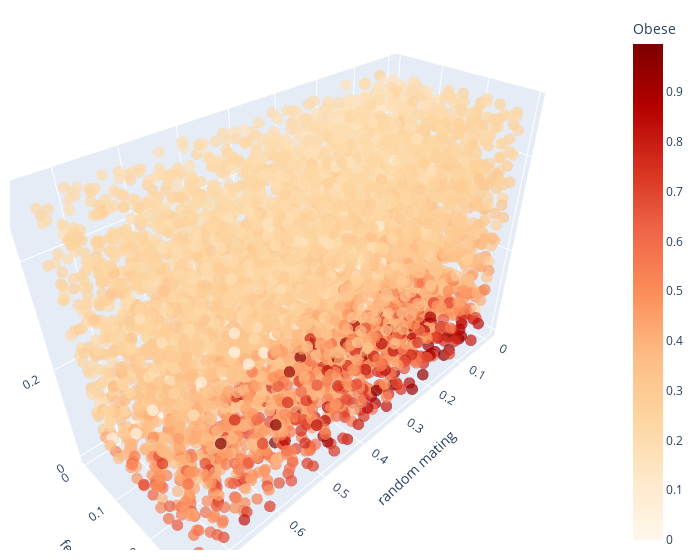

The notebook cell this image was saved under:
### Code cell
fig = px.scatter_3d(df, x='random_mating', y='fertility_factor', z='leakage',
              color='g4', color_continuous_scale = px.colors.sequential.OrRd)

fig.update_traces(marker=dict(size=4, opacity = 0.7),
                  selector=dict(mode='markers'))
fig.update_layout(scene = dict(
                    xaxis_title='random mating',
                    yaxis_title='fertility',
                    zaxis_title='leakage'),
                    width=700,
                    margin=dict(r=20, b=10, l=10, t=10), 
                    coloraxis_colorbar=dict(title="Obese")
                    )
fig.show()

### Figure 1 — Plotly figure (JSON) as saved in the notebook; plotly's stock layout.template omitted (floating-point values rounded to 4 significant figures; data arrays with more than 128 entries replaced by an {"elided": "..."} marker saying what was removed)
{"data": [{"hovertemplate": "random_mating=%{x}<br>fertility_factor=%{y}<br>leakage=%{z}<br>g4=%{marker.color}<extra></extra>", "legendgroup": "", "marker": {"color": {"elided": "6000 float values"}, "coloraxis": "coloraxis", "opacity": 0.7, "size": 4, "symbol": "circle"}, "mode": "markers", "name": "", "scene": "scene", "showlegend": false, "type": "scatter3d", "x": {"elided": "6000 float values"}, "y": {"elided": "6000 float values"}, "z": {"elided": "6000 float values"}}], "layout": {"coloraxis": {"colorbar": {"title": {"text": "Obese"}}, "colorscale": [[0, "rgb(255,247,236)"], [0.125, "rgb(254,232,200)"], [0.25, "rgb(253,212,158)"], [0.375, "rgb(253,187,132)"], [0.5, "rgb(252,141,89)"], [0.625, "rgb(239,101,72)"], [0.75, "rgb(215,48,31)"], [0.875, "rgb(179,0,0)"], [1, "rgb(127,0,0)"]]}, "legend": {"tracegroupgap": 0}, "margin": {"b": 10, "l": 10, "r": 20, "t": 10}, "scene": {"domain": {"x": [0, 1], "y": [0, 1]}, "xaxis": {"title": {"text": "random mating"}}, "yaxis": {"title": {"text": "fertility"}}, "zaxis": {"title": {"text": "leakage"}}}, "width": 700}}
